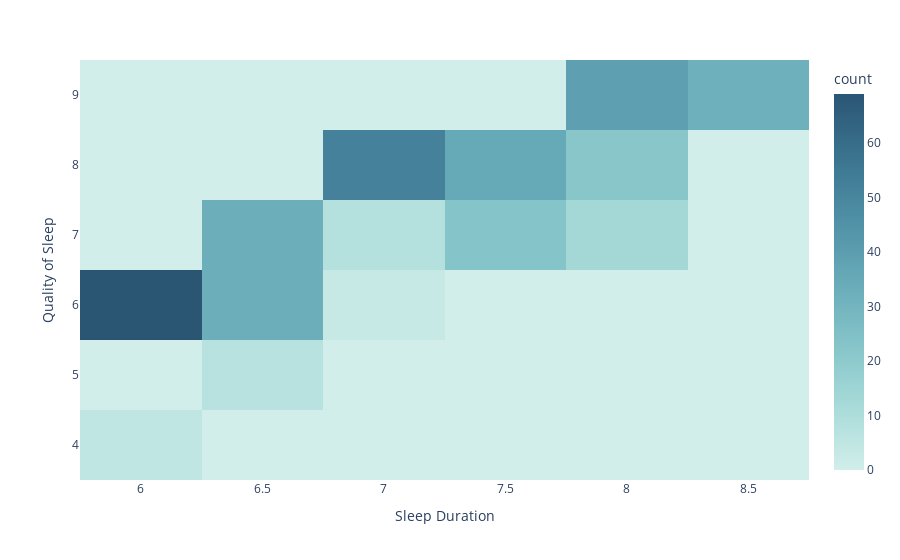

The notebook cell this image was saved under:
### Code cell
graphic = px.density_heatmap(sleep_df, x = 'Sleep Duration', y = 'Quality of Sleep', color_continuous_scale = 'teal')
graphic.show()

### Figure 1 — Plotly figure (JSON) as saved in the notebook; plotly's stock layout.template omitted (floating-point values rounded to 4 significant figures; data arrays with more than 128 entries replaced by an {"elided": "..."} marker saying what was removed)
{"data": [{"coloraxis": "coloraxis", "hovertemplate": "Sleep Duration=%{x}<br>Quality of Sleep=%{y}<br>count=%{z}<extra></extra>", "name": "", "type": "histogram2d", "x": {"elided": "374 float values"}, "xaxis": "x", "xbingroup": "x", "y": {"elided": "374 int values"}, "yaxis": "y", "ybingroup": "y"}], "layout": {"coloraxis": {"colorbar": {"title": {"text": "count"}}, "colorscale": [[0, "rgb(209, 238, 234)"], [0.1667, "rgb(168, 219, 217)"], [0.3333, "rgb(133, 196, 201)"], [0.5, "rgb(104, 171, 184)"], [0.6667, "rgb(79, 144, 166)"], [0.8333, "rgb(59, 115, 143)"], [1, "rgb(42, 86, 116)"]]}, "legend": {"tracegroupgap": 0}, "margin": {"t": 60}, "xaxis": {"anchor": "y", "domain": [0, 1], "title": {"text": "Sleep Duration"}}, "yaxis": {"anchor": "x", "domain": [0, 1], "title": {"text": "Quality of Sleep"}}}}
